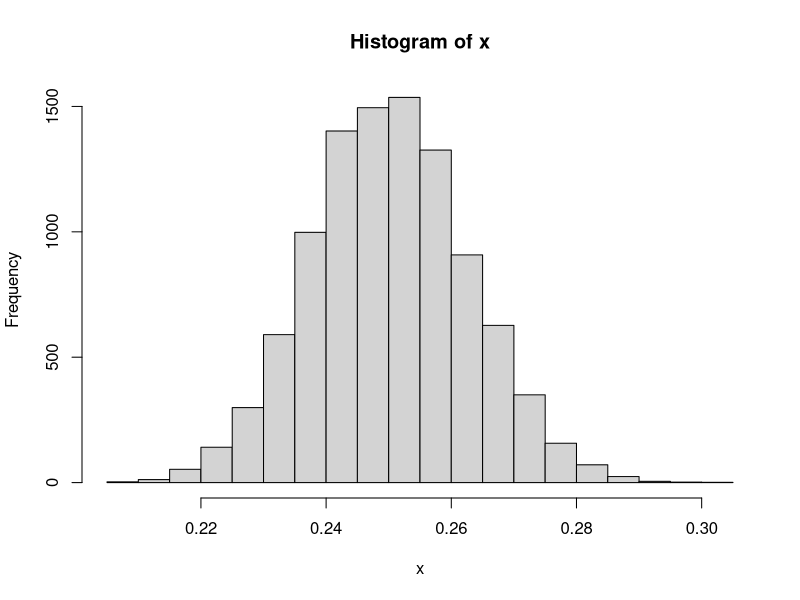
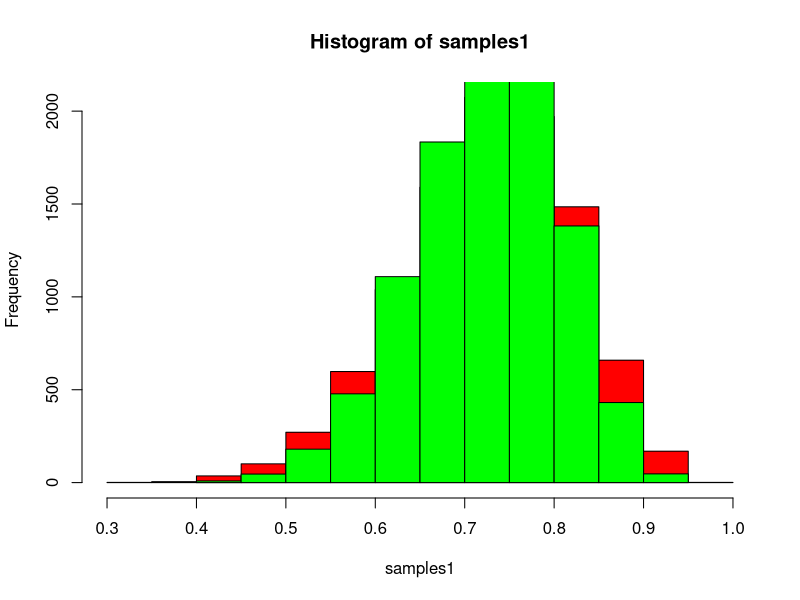
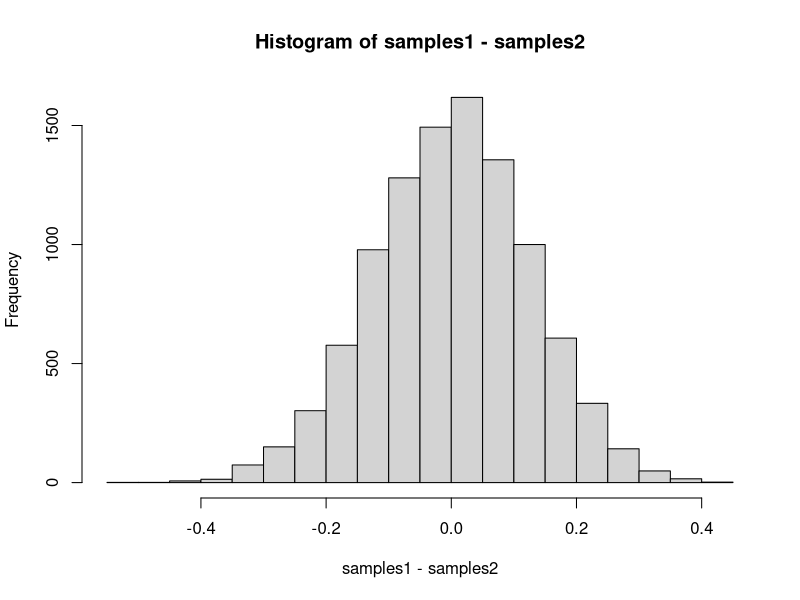
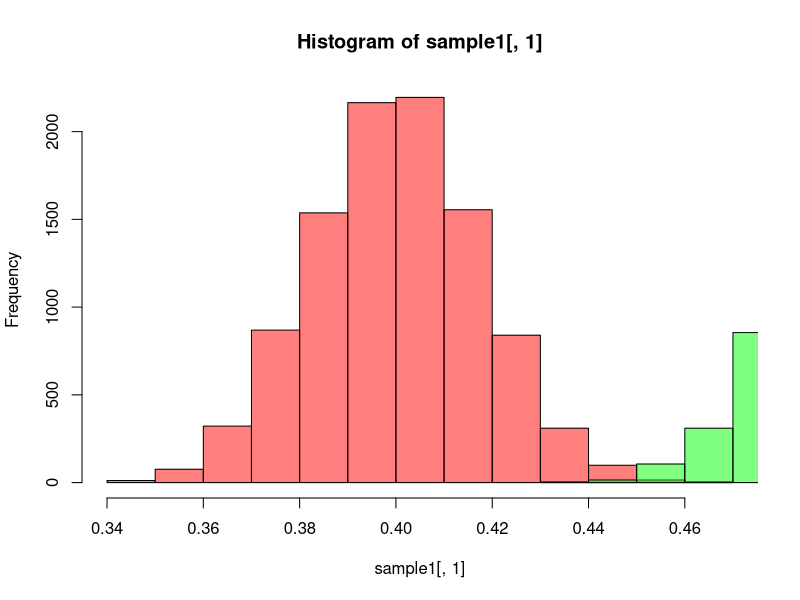
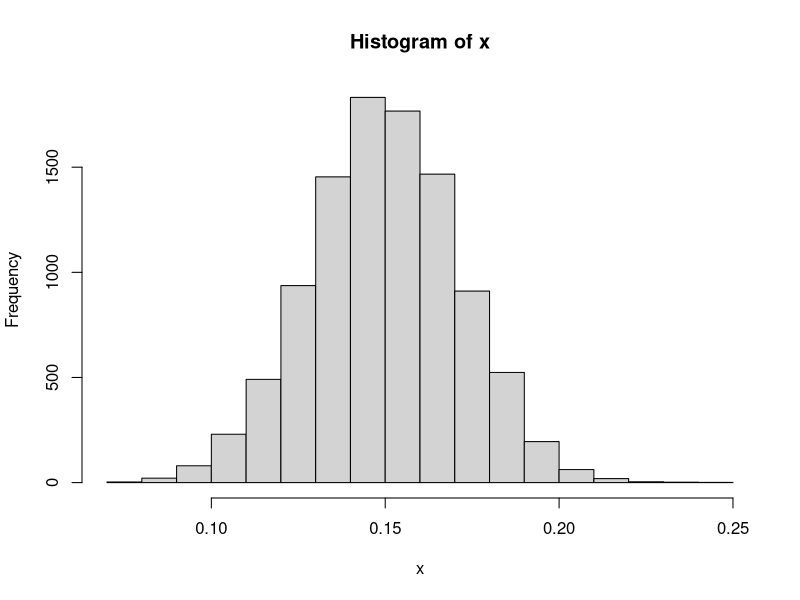
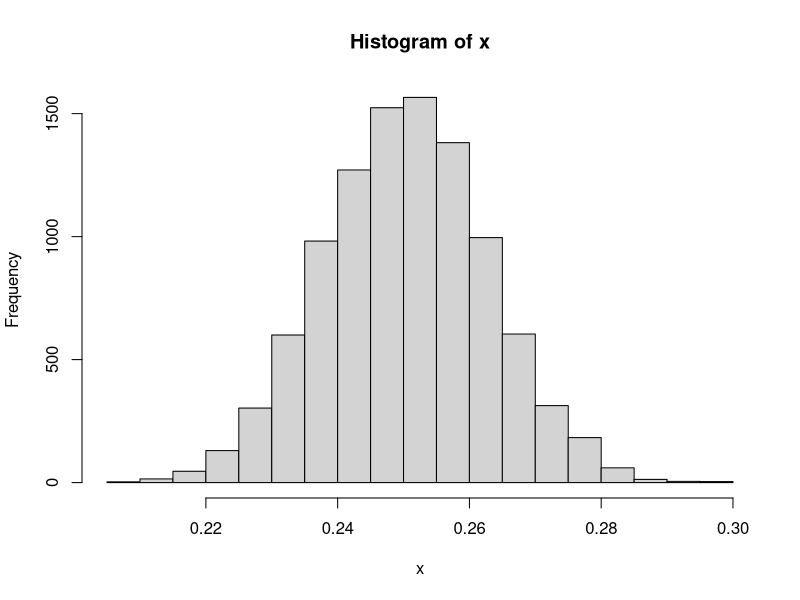

R code for these plots, in order:
compute.posterior.coin <- function(prior, n, h, likelihood=likelihood.coin, p=1/2) {
  return (likelihood(n, h, p)*prior / 
            (likelihood(n, h, p)*prior + integrate(function(p) choose(n, h)*p^h*(1-p)^(n-h), 0, 1)$value*(1-prior)))
}

likelihood.coin <- function(n, h, p=1/2) {
  return (choose(n, h)*p^h*(1-p)^(n-h))
}

# P(H0|HHH) = P(HHH | H0)P(H0) / P(HHH) = P(HHH | H0)P(H0) / (P(HHH | H0)P(H0) + P(HHH | HA)P(HA))
#n <- 3
#p0 <- 1/2
#(1/2)^n * p0 / ((1/2)^n*p0 + integrate(function(p) p^n, 0, 1)$value*(1-p0))
compute.posterior.coin(1/2, 3, 0)

# P(H0|HHHHH) = P(HHHHH | H0)P(H0) / P(HHHHH) = P(HHHHH | H0)P(H0) / (P(HHHHH | H0)P(H0) + P(HHHHH | HA)P(HA))
#n <- 5
#p0 <- 0.66
#(1/2)^n * p0 / ((1/2)^n*p0 + integrate(function(p) p^n, 0, 1)$value*(1-p0))
compute.posterior.coin(0.66, 5, 0)

# P(H+1|+0.5) = P(+0.5|H1)P(H+1) / (P(+0.5|H1)P(H+1) + P(+0.5|H-1)P(H-1))
exp(-(0.5-1)^2/2)/sqrt(2*pi)*0.5 / (exp(-(0.5-1)^2/2)/sqrt(2*pi)*0.5 + exp(-(0.5+1)^2/2)/sqrt(2*pi)*0.5)

p0 <- 0.99
for (n in 1:20) {
  print(c(n, compute.posterior.coin(p0, n, n, p=1/6)))
}

#p0 <- 0.99
#for (n in 1:20) {
#  p0 <- compute.posterior.coin(p0, n, n)
#  print(c(n, p0))
#}

compute.posterior <- function(tpr, fpr, prior) {
  return (tpr*prior / (tpr*prior + fpr*(1-prior)))
}

# P(+|D) = 0.95, P(+|~D) = 0.1
# P(D|+) = P(+|D)P(D) / P(+)
p0 <- 0.01
for(n in 1:10) {
  p0 <- 0.95*p0 / (0.95*p0 + 0.1*(1-p0)) 
  print(c(n, p0))
}

p0 <- 0.01
for(n in 1:2) {
  p0 <- 0.95*p0 / (0.95*p0 + 0.1*(1-p0)) 
  print(c(n, p0))
}

# P(A|R) = P(R|A)P(A) / P(R)
l <- 0.25 #0.5 #0 #0.35
u <- 0.75 #1 #0.25 #0.65
pA <- 0.5
(u-l)*pA / ((u-l)*pA + integrate(function(x) 2*x, l, u)$value*(1-pA))

# P(+|P) = 0.99, P(+|~P) = 0.01
#p0 <- 0.99
# P(P|+) = P(+|P)p0 / (P(+|P)p0 + P(+|~P)(1-p0))
0.99*p0 / (0.99*p0 + 0.01*(1-p0))
compute.posterior(0.99, 0.1, 0.99)

compute.posterior.coin(1/2, 3, 0)

# P(+|D) = 0.95, P(+|~D) = 0.1
# P(D|+) = P(+|D)P(D) / P(+)
#p0 <- 0.99
#0.95*p0 / (0.95*p0 + 0.01*(1-p0))
compute.posterior(0.95, 0.01, 0.99)

# P(~F) = 0.5, P(D|~F) = 0.005, P(D|F) = 1, P(~F|DDDD) = P(DDDD|~F)P(~F) / P(DDDD)

(0.005)^4*0.5 / ((0.005)^4*0.5 + 1*0.5)


# P(A|S) = P(S|A)P(A) / P(S)
p0 <- 0.5

p0 <- 0.99
for (n in 1:10) {
  print(c(n, compute.posterior.coin(p0, n, n)))
}


n <- 4
p0 <- 0.99
compute.posterior.coin(p0, n, n)

n <- 4
p0 <- 0.5
compute.posterior.coin(p0, n, n)

# P(S) = 0.2, P(+|S) = 0.95, p(+|~S) = 0.1
# P(S|+) = P(+|S)P(S) / P(+)

# P(R|B1) = 0.7, P(R|~B1) = 0.3, P(B1) = 0.5
# P(B1|R) = P(R|B1)P(B1) / P(R)
p0 <- 0.5
for(n in 1:10) {
  p0 <- 0.7*p0 / (0.7*p0 + 0.3*(1-p0)) 
  print(c(n, p0))
}

(49+1)/(100+2)

compute.beta.bernoulli.posterior <- function(data, prior) {
  n <- data[1]
  y <- data[2]
  a <- prior[1]
  b <- prior[2]
  return (c(y+a, n-y+b))
}

compute.beta.bernoulli.posterior(c(10,3), c(2,2))

compute.gaussian.posterior <- function(n, ybar, sigma2, mu0, tao02) { # mean unknown
  tao_n2 <- 1 / (1/tao02 + n/sigma2)
  mu_n <- tao_n2*(n*ybar / sigma2 + mu0/tao02)
  return (c(mu_n, tao_n2))
}

#compute.gaussian.posterior2 <- function(n, v, v0) { # variance unknown
#  return (c(v0 + n, (v0*sigma2 + n*v) / (v0 + n))) # inverse-gamma
#}

compute.gaussian.posterior2 <- function(data, prior) { # variance unknown
  n_2 <- data[1] / 2
  v_2 <- data[2] / 2
  a <- prior[1]
  b <- prior[2]
  return (c(a + n_2, b + v_2))
}

y <- c(5.1, 4.4, 5.2, 5.3, 5.0)
n <- length(y)
ybar <- mean(y)
mu0 <- mean(y)
sigma2 <- 0.5 #var(y) * (n-1) / n
tao02 <- 1
compute.gaussian.posterior(n, ybar, sigma2, mu0, tao02)

compute.gamma.poisson.posterior <- function(data, prior) {
  n <- data[1]
  ybar <- data[2]
  a <- prior[1]
  b <- prior[2]
  return (c(a+n*ybar, b+n))
}

compute.gamma.exp.posterior <- function(data, prior) {
  n <- data[1]
  ybar <- data[2]
  a <- prior[1]
  b <- prior[2]
  return (c(a+n, b+n*ybar))
}

compute.gamma.poisson.posterior(c(2,1.5), c(3,5))

compute.beta.bernoulli.posterior(c(1000,350), c(22,36))
22 / (22 + 36)
372 / (372+686)

b = 0.7 / 0.15^2
a = b * 0.7
c(a, b)
c(a/b, a/b^2)

compute.gamma.exp.posterior(c(5,mean(1:5)), c(3,2))

compute.gaussian.posterior(5, mean(c(20.2,19.8,20.5,20.1,20.3)), 1, 20, 1)

y <- c(149,151,152,148,150,153,149,147,151,150)
n <- length(y)
v <- var(y) * (n-1)
compute.gaussian.posterior2(c(n, v), c(2,1))


library(MCMCpack)

# Define alpha parameters
alpha <- c(2, 3, 5)

# Generate 5 random samples
samples <- rdirichlet(5, alpha)
print(samples)

alpha <- c(2, 3, 5)

# Generate 5 random samples
samples <- rdirichlet(5, alpha)


sample <- rdirichlet(10000, c(601,301,301))
x <- sample[,3] # bus
n  <- length(x)
c(mean(x) - qt(0.975,n-1) * sd(x) / sqrt(n), mean(x) + qt(0.975,n-1) * sd(x) / sqrt(n))
hist(x)


samples1 <- rbeta(10000, 15+1,20-15+1)
samples2 <- rbeta(10000, 20+1,27-20+1)
hist(samples1, col='red', alpha=0.1)
hist(samples2, add=T, col='green', alpha=0.1)
hist(samples1 - samples2)


#rmultinom(n=800, size=10000, prob=rep(1/6,6))
sample1 <- rdirichlet(10000, c(320,380,100))
sample2 <- rdirichlet(10000, c(400,350,50))
hist(sample1[,1], col=scales::alpha('red',.5))
hist(sample2[,1], add=T, col=scales::alpha('green',.5))
x <- sample1[,1] - sample[,2]
hist(x)
sum(x > 0) / length(x)

sample <- rdirichlet(10000, c(601,301,301))
x <- sample[,3] # bus
n  <- length(x)
hist(x)
